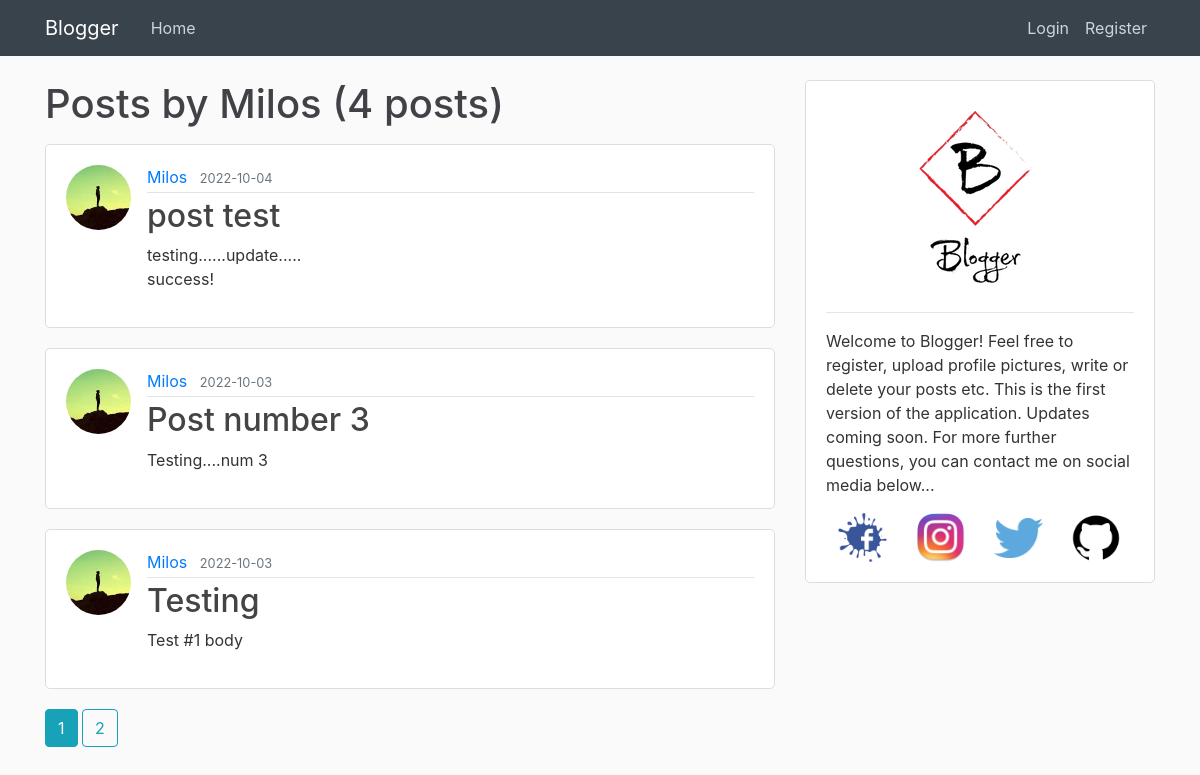
Page /user/Milos on the earlier database version.
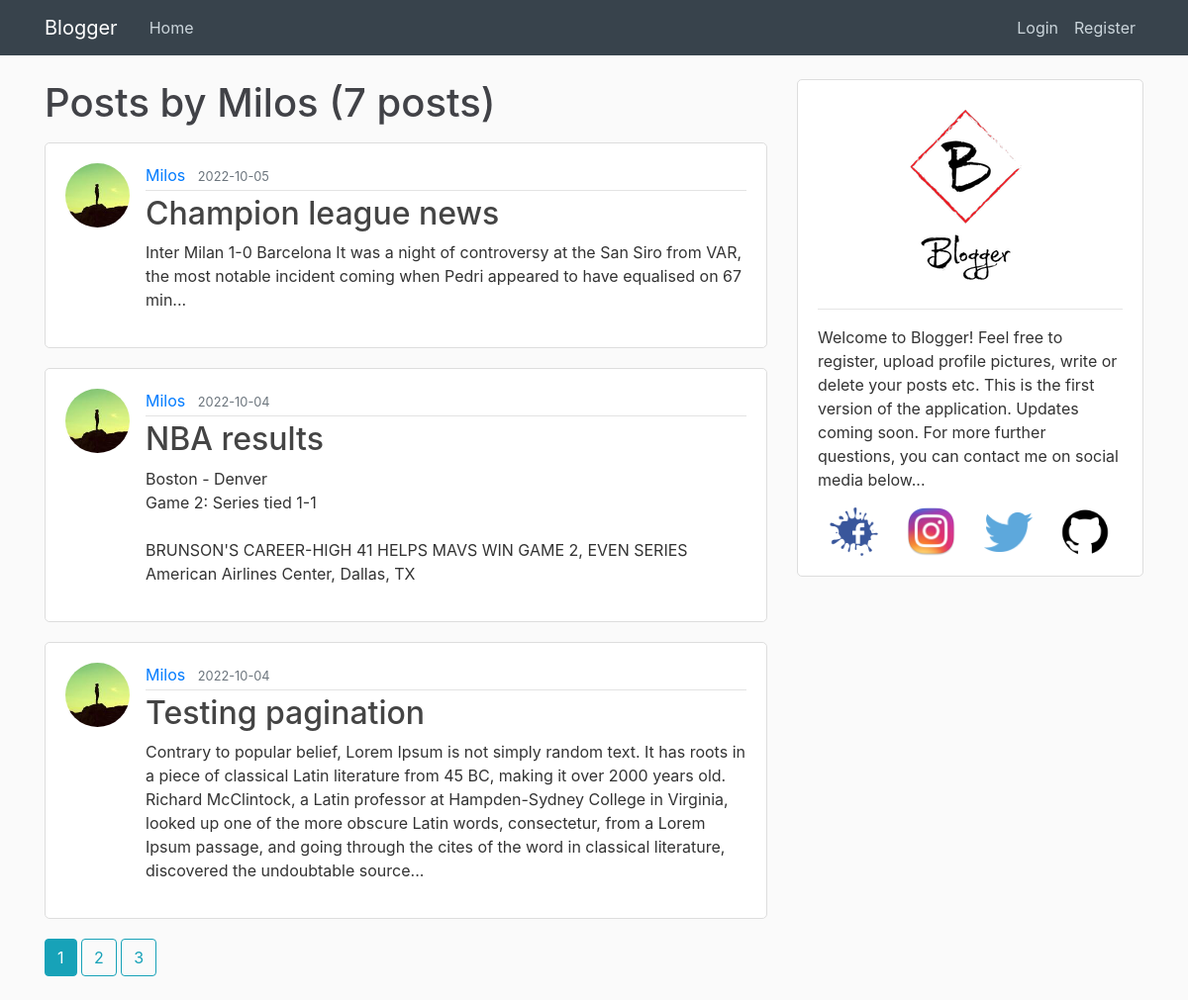
Same page on the later database version.
### blogger/models.py (models this page shows, shortened)
class Post(db.Model):
    id = db.Column(db.Integer, primary_key=True)
    title = db.Column(db.String(100), nullable=False)
    date_posted = db.Column(db.DateTime, nullable=False, default=datetime.utcnow)
    content = db.Column(db.Text, nullable=False)
    user_id = db.Column(db.Integer, db.ForeignKey('user.id'), nullable=False)

class User(db.Model, UserMixin):
    id = db.Column(db.Integer, primary_key=True)
    username = db.Column(db.String(20), unique=True, nullable=False)
    email = db.Column(db.String(120), unique=True, nullable=False)
    image_file = db.Column(db.String(20), nullable=False, default='default.jpg')
    password = db.Column(db.String(60), nullable=False)
    posts = db.relationship('Post', backref='author', lazy=True)

### blogger/users/routes.py (the view)
@bp.route("/user/<string:username>")
def user_posts(username):
    page = request.args.get('page', 1, type=int)
    user = User.query.filter_by(username=username).first_or_404()
    posts = Post.query.filter_by(author=user).order_by(Post.date_posted.desc()).paginate(page=page, per_page=3)
    return render_template('user_posts.html', posts=posts, user=user)

### blogger/templates/user_posts.html
{% extends 'layout.html' %}
{% block content %}
    <h1 class="mb-3">Posts by {{ user.username }} ({{ posts.total }} posts)</h1>
    {% for post in posts.items %}
        <article class="media content-section">
            <img class="rounded-circle article-img" src="{{ url_for('static', filename='profile_pics/' + post.author.image_file) }}">
            <div class="media-body">
                <div class="article-metadata">
                    <a class="mr-2" href="{{ url_for('users.user_posts', username=post.author.username) }}">{{ post.author.username }}</a>
                    <small class="text-muted">{{ post.date_posted.strftime('%Y-%m-%d') }}</small>
                </div>
                <h2><a class="article-title" href="{{ url_for('posts.post', post_id=post.id) }}">{{ post.title }}</a></h2>
                <p class="article-content">{{ post.content }}</p>
            </div>
        </article>
    {% endfor %}
    {% for page_num in posts.iter_pages(left_edge=1, right_edge=1, left_current=1, right_current=2) %}
        {% if page_num %}
            {% if posts.page == page_num %}
                <a class="btn btn-info mb-4" href="{{ url_for('users.user_posts', username=user.username, page=page_num) }}">{{ page_num }}</a>
            {% else %}
                <a class="btn btn-outline-info mb-4" href="{{ url_for('users.user_posts', username=user.username, page=page_num) }}">{{ page_num }}</a>
            {% endif %}
        {% else %}
            ...
        {% endif %}
    {% endfor %}
{% endblock %}

Differences in the rows shown:
no longer on this page (row unchanged): Post: image_file (picture), author.username "Milos", date_posted "2022-10-04", title "post test", content "testing......update..... success!"
removed Post: image_file (picture), author.username "Milos", date_posted "2022-10-03", title "Post number 3", content "Testing....num 3"
removed Post: image_file (picture), author.username "Milos", date_posted "2022-10-03", title "Testing", content "Test #1 body"
added Post: image_file (picture), author.username "Milos", date_posted "2022-10-05", title "Champion league news", content "Inter Milan 1-0 Barcelona It was a night of controversy at the San Siro from VAR, the most notable incident coming when Pedri appeared to have equalised on 67 min..."
added Post: image_file (picture), author.username "Milos", date_posted "2022-10-04", title "NBA results", content "Boston - Denver Game 2: Series tied 1-1 BRUNSON'S CAREER-HIGH 41 HELPS MAVS WIN GAME 2, EVEN SERIES American Airlines Center, Dallas, TX"
added Post: image_file (picture), author.username "Milos", date_posted "2022-10-04", title "Testing pagination", content "Contrary to popular belief, Lorem Ipsum is not simply random text. It has roots in a piece of classical Latin literature from 45 BC, making it over 2000 years old. Richard McClintock, a Latin professor at Hampden-Sydney College in Virginia, looked up one of the more obscure Latin words, consectetur, from a Lorem Ipsum passage, and going through the cites of the word in classical literature, discovered the undoubtable source..."
Other differences:
{{ posts.total }}: "4" → "7"
new list line: "3"
